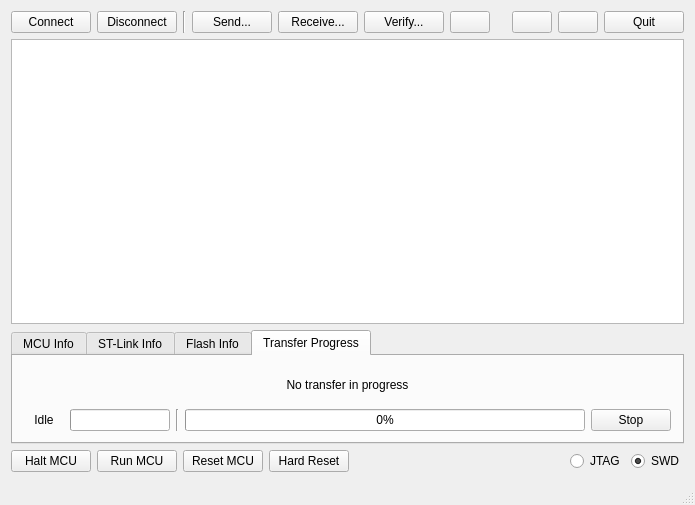
<?xml version="1.0" encoding="UTF-8"?>
<ui version="4.0">
 <class>MainWindow</class>
 <widget class="QMainWindow" name="MainWindow">
  <property name="enabled">
   <bool>true</bool>
  </property>
  <property name="geometry">
   <rect>
    <x>0</x>
    <y>0</y>
    <width>695</width>
    <height>505</height>
   </rect>
  </property>
  <property name="sizePolicy">
   <sizepolicy hsizetype="Preferred" vsizetype="Preferred">
    <horstretch>0</horstretch>
    <verstretch>0</verstretch>
   </sizepolicy>
  </property>
  <property name="windowTitle">
   <string>QSTLink2</string>
  </property>
  <property name="windowIcon">
   <iconset resource="../res/ressources.qrc">
    <normaloff>:/images/icon.ico</normaloff>:/images/icon.ico</iconset>
  </property>
  <widget class="QWidget" name="centralWidget">
   <layout class="QVBoxLayout" name="verticalLayout_4">
    <item>
     <layout class="QHBoxLayout" name="horizontalLayout_7">
      <item>
       <layout class="QHBoxLayout" name="gb_top">
        <item>
         <widget class="QPushButton" name="b_connect">
          <property name="text">
           <string>Connect</string>
          </property>
         </widget>
        </item>
        <item>
         <widget class="QPushButton" name="b_disconnect">
          <property name="text">
           <string>Disconnect</string>
          </property>
         </widget>
        </item>
        <item>
         <widget class="Line" name="line">
          <property name="orientation">
           <enum>Qt::Vertical</enum>
          </property>
         </widget>
        </item>
        <item>
         <widget class="QPushButton" name="b_send">
          <property name="text">
           <string>Send...</string>
          </property>
         </widget>
        </item>
        <item>
         <widget class="QPushButton" name="b_receive">
          <property name="text">
           <string>Receive...</string>
          </property>
         </widget>
        </item>
        <item>
         <widget class="QPushButton" name="b_verify">
          <property name="text">
           <string>Verify...</string>
          </property>
         </widget>
        </item>
        <item>
         <widget class="QPushButton" name="b_repeat">
          <property name="enabled">
           <bool>true</bool>
          </property>
          <property name="toolTip">
           <string>&lt;html&gt;&lt;head/&gt;&lt;body&gt;&lt;p&gt;Repeat last action&lt;/p&gt;&lt;/body&gt;&lt;/html&gt;</string>
          </property>
          <property name="text">
           <string/>
          </property>
          <property name="icon">
           <iconset resource="../res/ressources.qrc">
            <normaloff>:/images/refresh.png</normaloff>:/images/refresh.png</iconset>
          </property>
         </widget>
        </item>
       </layout>
      </item>
      <item>
       <spacer name="horizontalSpacer_2">
        <property name="orientation">
         <enum>Qt::Horizontal</enum>
        </property>
        <property name="sizeHint" stdset="0">
         <size>
          <width>40</width>
          <height>20</height>
         </size>
        </property>
       </spacer>
      </item>
      <item>
       <layout class="QHBoxLayout" name="horizontalLayout_6">
        <item>
         <widget class="QPushButton" name="b_help">
          <property name="text">
           <string/>
          </property>
          <property name="icon">
           <iconset resource="../res/ressources.qrc">
            <normaloff>:/images/icon-questionmark.png</normaloff>:/images/icon-questionmark.png</iconset>
          </property>
         </widget>
        </item>
        <item>
         <widget class="QPushButton" name="b_qt">
          <property name="text">
           <string/>
          </property>
          <property name="icon">
           <iconset resource="../res/ressources.qrc">
            <normaloff>:/images/Qt-logo.png</normaloff>:/images/Qt-logo.png</iconset>
          </property>
         </widget>
        </item>
        <item>
         <widget class="QPushButton" name="b_quit">
          <property name="text">
           <string>Quit</string>
          </property>
         </widget>
        </item>
       </layout>
      </item>
     </layout>
    </item>
    <item>
     <widget class="QPlainTextEdit" name="t_log">
      <property name="sizePolicy">
       <sizepolicy hsizetype="Expanding" vsizetype="MinimumExpanding">
        <horstretch>0</horstretch>
        <verstretch>0</verstretch>
       </sizepolicy>
      </property>
      <property name="font">
       <font>
        <family>Courier New</family>
        <pointsize>10</pointsize>
        <weight>50</weight>
        <bold>false</bold>
       </font>
      </property>
      <property name="undoRedoEnabled">
       <bool>false</bool>
      </property>
      <property name="readOnly">
       <bool>true</bool>
      </property>
     </widget>
    </item>
    <item>
     <widget class="QTabWidget" name="tabw_info">
      <property name="sizePolicy">
       <sizepolicy hsizetype="Expanding" vsizetype="Preferred">
        <horstretch>0</horstretch>
        <verstretch>0</verstretch>
       </sizepolicy>
      </property>
      <property name="currentIndex">
       <number>3</number>
      </property>
      <widget class="QWidget" name="tab_mcu">
       <attribute name="title">
        <string>MCU Info</string>
       </attribute>
       <layout class="QVBoxLayout" name="verticalLayout_5">
        <item>
         <layout class="QGridLayout" name="gridLayout">
          <item row="0" column="0">
           <widget class="QLabel" name="l_type">
            <property name="text">
             <string>MCU Type:</string>
            </property>
           </widget>
          </item>
          <item row="0" column="1">
           <widget class="QLineEdit" name="le_type">
            <property name="readOnly">
             <bool>true</bool>
            </property>
           </widget>
          </item>
          <item row="0" column="2">
           <widget class="QLabel" name="l_flashbase">
            <property name="text">
             <string>Flash base:</string>
            </property>
           </widget>
          </item>
          <item row="0" column="3">
           <widget class="QLineEdit" name="le_flashbase">
            <property name="readOnly">
             <bool>true</bool>
            </property>
           </widget>
          </item>
          <item row="0" column="4">
           <widget class="QLabel" name="l_rambase">
            <property name="text">
             <string>Ram base:</string>
            </property>
           </widget>
          </item>
          <item row="0" column="5">
           <widget class="QLineEdit" name="le_rambase">
            <property name="readOnly">
             <bool>true</bool>
            </property>
           </widget>
          </item>
          <item row="1" column="0">
           <widget class="QLabel" name="l_chipid">
            <property name="text">
             <string>Chip ID:</string>
            </property>
           </widget>
          </item>
          <item row="1" column="1">
           <widget class="QLineEdit" name="le_chipid">
            <property name="readOnly">
             <bool>true</bool>
            </property>
           </widget>
          </item>
          <item row="1" column="2">
           <widget class="QLabel" name="l_flashsize">
            <property name="text">
             <string>Flash size:</string>
            </property>
           </widget>
          </item>
          <item row="1" column="3">
           <widget class="QLineEdit" name="le_flashsize">
            <property name="readOnly">
             <bool>true</bool>
            </property>
           </widget>
          </item>
          <item row="1" column="4">
           <widget class="QLabel" name="l_ramsize">
            <property name="text">
             <string>Ram size:</string>
            </property>
           </widget>
          </item>
          <item row="1" column="5">
           <widget class="QLineEdit" name="le_ramsize">
            <property name="readOnly">
             <bool>true</bool>
            </property>
           </widget>
          </item>
         </layout>
        </item>
       </layout>
      </widget>
      <widget class="QWidget" name="tab_stlink">
       <attribute name="title">
        <string>ST-Link Info</string>
       </attribute>
       <layout class="QVBoxLayout" name="verticalLayout_2">
        <item>
         <layout class="QHBoxLayout" name="horizontalLayout_3">
          <item>
           <widget class="QLabel" name="l_stlver">
            <property name="text">
             <string>Version:</string>
            </property>
           </widget>
          </item>
          <item>
           <widget class="QLineEdit" name="le_stlver">
            <property name="readOnly">
             <bool>true</bool>
            </property>
           </widget>
          </item>
          <item>
           <widget class="QLabel" name="l_jtagver">
            <property name="text">
             <string>JTAG Version:</string>
            </property>
           </widget>
          </item>
          <item>
           <widget class="QLineEdit" name="le_jtagver">
            <property name="readOnly">
             <bool>true</bool>
            </property>
           </widget>
          </item>
          <item>
           <widget class="QLabel" name="l_swimver">
            <property name="text">
             <string>SWIM Version:</string>
            </property>
           </widget>
          </item>
          <item>
           <widget class="QLineEdit" name="le_swimver">
            <property name="readOnly">
             <bool>true</bool>
            </property>
           </widget>
          </item>
         </layout>
        </item>
        <item>
         <spacer name="verticalSpacer">
          <property name="orientation">
           <enum>Qt::Vertical</enum>
          </property>
          <property name="sizeHint" stdset="0">
           <size>
            <width>20</width>
            <height>40</height>
           </size>
          </property>
         </spacer>
        </item>
       </layout>
      </widget>
      <widget class="QWidget" name="tab_flash">
       <attribute name="title">
        <string>Flash Info</string>
       </attribute>
       <layout class="QVBoxLayout" name="verticalLayout">
        <item>
         <layout class="QHBoxLayout" name="horizontalLayout">
          <item>
           <widget class="QLabel" name="l_readpr">
            <property name="text">
             <string>Read Protection:</string>
            </property>
           </widget>
          </item>
          <item>
           <widget class="QLineEdit" name="le_readpr"/>
          </item>
          <item>
           <widget class="QLabel" name="l_writepr">
            <property name="text">
             <string>Write Protection:</string>
            </property>
           </widget>
          </item>
          <item>
           <widget class="QLineEdit" name="le_writepr"/>
          </item>
          <item>
           <spacer name="horizontalSpacer">
            <property name="orientation">
             <enum>Qt::Horizontal</enum>
            </property>
            <property name="sizeHint" stdset="0">
             <size>
              <width>40</width>
              <height>20</height>
             </size>
            </property>
           </spacer>
          </item>
         </layout>
        </item>
        <item>
         <spacer name="verticalSpacer_2">
          <property name="orientation">
           <enum>Qt::Vertical</enum>
          </property>
          <property name="sizeHint" stdset="0">
           <size>
            <width>20</width>
            <height>40</height>
           </size>
          </property>
         </spacer>
        </item>
       </layout>
      </widget>
      <widget class="QWidget" name="tab_progress">
       <attribute name="title">
        <string>Transfer Progress</string>
       </attribute>
       <layout class="QVBoxLayout" name="verticalLayout_3">
        <item>
         <widget class="QLabel" name="l_progress">
          <property name="text">
           <string>No transfer in progress</string>
          </property>
          <property name="alignment">
           <set>Qt::AlignCenter</set>
          </property>
          <property name="textInteractionFlags">
           <set>Qt::NoTextInteraction</set>
          </property>
         </widget>
        </item>
        <item>
         <layout class="QHBoxLayout" name="horizontalLayout_4">
          <item>
           <widget class="QLabel" name="l_status">
            <property name="minimumSize">
             <size>
              <width>40</width>
              <height>0</height>
             </size>
            </property>
            <property name="text">
             <string>Idle</string>
            </property>
            <property name="alignment">
             <set>Qt::AlignCenter</set>
            </property>
            <property name="textInteractionFlags">
             <set>Qt::NoTextInteraction</set>
            </property>
           </widget>
          </item>
          <item>
           <widget class="QProgressBar" name="pgb_loader">
            <property name="maximumSize">
             <size>
              <width>100</width>
              <height>16777215</height>
             </size>
            </property>
            <property name="value">
             <number>0</number>
            </property>
            <property name="textVisible">
             <bool>false</bool>
            </property>
            <property name="invertedAppearance">
             <bool>false</bool>
            </property>
           </widget>
          </item>
          <item>
           <widget class="Line" name="line_2">
            <property name="orientation">
             <enum>Qt::Vertical</enum>
            </property>
           </widget>
          </item>
          <item>
           <widget class="QProgressBar" name="pgb_transfer">
            <property name="value">
             <number>0</number>
            </property>
           </widget>
          </item>
          <item>
           <widget class="QPushButton" name="b_stop">
            <property name="enabled">
             <bool>true</bool>
            </property>
            <property name="text">
             <string>Stop</string>
            </property>
           </widget>
          </item>
         </layout>
        </item>
       </layout>
      </widget>
     </widget>
    </item>
    <item>
     <layout class="QHBoxLayout" name="gb_bottom">
      <item>
       <widget class="QPushButton" name="b_halt">
        <property name="text">
         <string>Halt MCU</string>
        </property>
       </widget>
      </item>
      <item>
       <widget class="QPushButton" name="b_run">
        <property name="text">
         <string>Run MCU</string>
        </property>
       </widget>
      </item>
      <item>
       <widget class="QPushButton" name="b_reset">
        <property name="text">
         <string>Reset MCU</string>
        </property>
       </widget>
      </item>
      <item>
       <widget class="QPushButton" name="b_hardReset">
        <property name="text">
         <string>Hard Reset</string>
        </property>
       </widget>
      </item>
      <item>
       <spacer name="horizontalSpacer_3">
        <property name="orientation">
         <enum>Qt::Horizontal</enum>
        </property>
        <property name="sizeHint" stdset="0">
         <size>
          <width>40</width>
          <height>20</height>
         </size>
        </property>
       </spacer>
      </item>
      <item>
       <widget class="QRadioButton" name="r_jtag">
        <property name="text">
         <string>JTAG</string>
        </property>
       </widget>
      </item>
      <item>
       <widget class="QRadioButton" name="r_swd">
        <property name="text">
         <string>SWD</string>
        </property>
        <property name="checked">
         <bool>true</bool>
        </property>
       </widget>
      </item>
     </layout>
    </item>
   </layout>
  </widget>
  <widget class="QStatusBar" name="statusBar"/>
 </widget>
 <layoutdefault spacing="6" margin="11"/>
 <resources>
  <include location="../res/ressources.qrc"/>
 </resources>
 <connections>
  <connection>
   <sender>b_quit</sender>
   <signal>clicked()</signal>
   <receiver>b_stop</receiver>
   <slot>click()</slot>
   <hints>
    <hint type="sourcelabel">
     <x>529</x>
     <y>32</y>
    </hint>
    <hint type="destinationlabel">
     <x>543</x>
     <y>386</y>
    </hint>
   </hints>
  </connection>
 </connections>
</ui>
